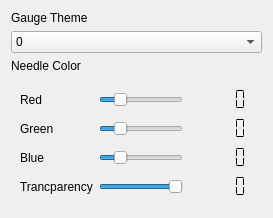
                      <widget class="QWidget" name="widget_4" native="true">
                       <layout class="QGridLayout" name="gridLayout_3">
                        <item row="2" column="0">
                         <widget class="QLabel" name="label_2">
                          <property name="text">
                           <string>Needle Color</string>
                          </property>
                         </widget>
                        </item>
                        <item row="3" column="0">
                         <widget class="QWidget" name="widget_9" native="true">
                          <layout class="QGridLayout" name="gridLayout_2">
                           <item row="1" column="0">
                            <widget class="QLabel" name="label_9">
                             <property name="text">
                              <string>Green</string>
                             </property>
                            </widget>
                           </item>
                           <item row="0" column="2">
                            <widget class="QLCDNumber" name="lcdNumber_Red_Needle">
                             <property name="font">
                              <font>
                               <family>MS Shell Dlg 2</family>
                              </font>
                             </property>
                             <property name="frameShape">
                              <enum>QFrame::NoFrame</enum>
                             </property>
                             <property name="frameShadow">
                              <enum>QFrame::Plain</enum>
                             </property>
                             <property name="lineWidth">
                              <number>0</number>
                             </property>
                             <property name="segmentStyle">
                              <enum>QLCDNumber::Flat</enum>
                             </property>
                            </widget>
                           </item>
                           <item row="1" column="1">
                            <widget class="QSlider" name="GreenSlider_Needle">
                             <property name="maximum">
                              <number>255</number>
                             </property>
                             <property name="value">
                              <number>50</number>
                             </property>
                             <property name="orientation">
                              <enum>Qt::Horizontal</enum>
                             </property>
                            </widget>
                           </item>
                           <item row="3" column="0">
                            <widget class="QLabel" name="label_11">
                             <property name="text">
                              <string>Trancparency</string>
                             </property>
                            </widget>
                           </item>
                           <item row="1" column="2">
                            <widget class="QLCDNumber" name="lcdNumber_Green_Needle">
                             <property name="font">
                              <font>
                               <family>MS Shell Dlg 2</family>
                              </font>
                             </property>
                             <property name="frameShape">
                              <enum>QFrame::NoFrame</enum>
                             </property>
                             <property name="frameShadow">
                              <enum>QFrame::Plain</enum>
                             </property>
                             <property name="lineWidth">
                              <number>0</number>
                             </property>
                             <property name="segmentStyle">
                              <enum>QLCDNumber::Flat</enum>
                             </property>
                            </widget>
                           </item>
                           <item row="2" column="2">
                            <widget class="QLCDNumber" name="lcdNumber_Blue_Needle">
                             <property name="font">
                              <font>
                               <family>MS Shell Dlg 2</family>
                              </font>
                             </property>
                             <property name="frameShape">
                              <enum>QFrame::NoFrame</enum>
                             </property>
                             <property name="frameShadow">
                              <enum>QFrame::Plain</enum>
                             </property>
                             <property name="lineWidth">
                              <number>0</number>
                             </property>
                             <property name="segmentStyle">
                              <enum>QLCDNumber::Flat</enum>
                             </property>
                            </widget>
                           </item>
                           <item row="2" column="0">
                            <widget class="QLabel" name="label_10">
                             <property name="text">
                              <string>Blue</string>
                             </property>
                            </widget>
                           </item>
                           <item row="2" column="1">
                            <widget class="QSlider" name="BlueSlider_Needle">
                             <property name="maximum">
                              <number>255</number>
                             </property>
                             <property name="value">
                              <number>50</number>
                             </property>
                             <property name="orientation">
                              <enum>Qt::Horizontal</enum>
                             </property>
                            </widget>
                           </item>
                           <item row="3" column="1">
                            <widget class="QSlider" name="TrancSlider_Needle">
                             <property name="maximum">
                              <number>255</number>
                             </property>
                             <property name="value">
                              <number>255</number>
                             </property>
                             <property name="orientation">
                              <enum>Qt::Horizontal</enum>
                             </property>
                            </widget>
                           </item>
                           <item row="3" column="2">
                            <widget class="QLCDNumber" name="lcdNumber_Trancparency_Needle">
                             <property name="font">
                              <font>
                               <family>MS Shell Dlg 2</family>
                              </font>
                             </property>
                             <property name="frameShape">
                              <enum>QFrame::NoFrame</enum>
                             </property>
                             <property name="frameShadow">
                              <enum>QFrame::Plain</enum>
                             </property>
                             <property name="lineWidth">
                              <number>0</number>
                             </property>
                             <property name="segmentStyle">
                              <enum>QLCDNumber::Flat</enum>
                             </property>
                            </widget>
                           </item>
                           <item row="0" column="0">
                            <widget class="QLabel" name="label_8">
                             <property name="text">
                              <string>Red</string>
                             </property>
                            </widget>
                           </item>
                           <item row="0" column="1">
                            <widget class="QSlider" name="RedSlider_Needle">
                             <property name="maximum">
                              <number>255</number>
                             </property>
                             <property name="value">
                              <number>50</number>
                             </property>
                             <property name="orientation">
                              <enum>Qt::Horizontal</enum>
                             </property>
                            </widget>
                           </item>
                          </layout>
                         </widget>
                        </item>
                        <item row="0" column="0">
                         <widget class="QLabel" name="label_32">
                          <property name="text">
                           <string>Gauge Theme</string>
                          </property>
                         </widget>
                        </item>
                        <item row="1" column="0">
                         <widget class="QComboBox" name="theme_comboBox">
                          <item>
                           <property name="text">
                            <string>0</string>
                           </property>
                          </item>
                         </widget>
                        </item>
                       </layout>
                      </widget>
